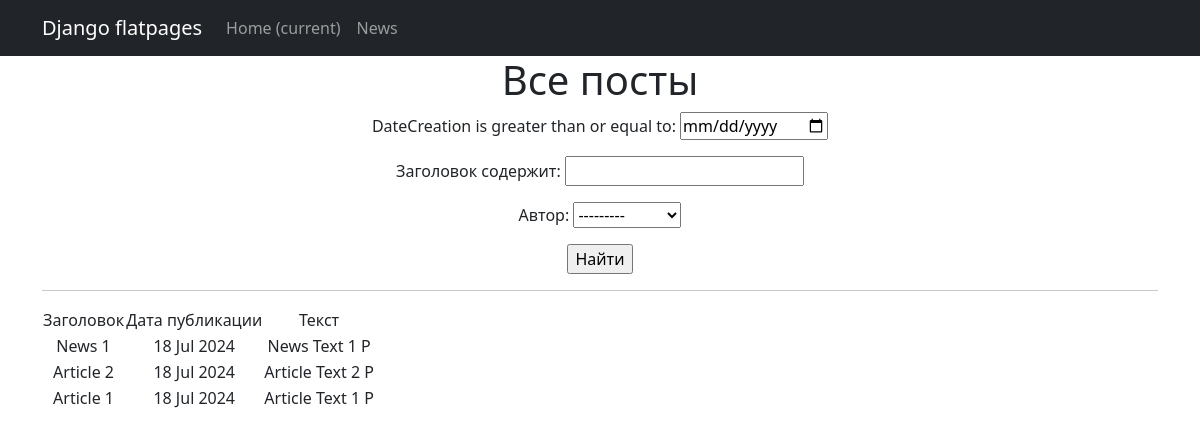
The app's page /news/search/ with its own data.
### news/models.py (models this page shows, shortened)
class Post(models.Model):
    author = models.ForeignKey(Author, on_delete=models.CASCADE)
    NEWS = 'NW'
    ARTICLE = 'AR'
    CATEGORY_CHOICES = (
        (NEWS, 'Новость'),
        (ARTICLE, 'Статья'),
    )
    categoryType = models.CharField(max_length=2, choices=CATEGORY_CHOICES, default=ARTICLE)
    dateCreation = models.DateTimeField(auto_now_add=True)
    postCategory = models.ManyToManyField(Category, through='PostCategory')
    title = models.CharField(max_length=128)
    text = models.TextField()
    rating = models.SmallIntegerField(default=0)

### news/views.py (the view, shortened to what this page needs)
# urls.py: path('search/', PostsSearch.as_view(), name='post_search'),
class PostsSearch(ListView):
    model = Post
    template_name = 'news_search.html'
    queryset = Post.objects.order_by('-dateCreation')
    context_object_name = 'Posts'
    paginate_by = 10
    def get_queryset(self):
        queryset = super().get_queryset()
        self.filterset = PostFilter(self.request.GET, queryset)
        return self.filterset.qs
    def get_context_data(self, **kwargs):
        context = super().get_context_data(**kwargs)
        context['filterset'] = self.filterset
        return context

### news/models.py (called while the page is built)
    def __str__(self):
        return f'{self.authorUser}'

### news/templatetags/custom_filters.py (called while the page is built)
@register.filter()
def censor(value):
   return f'{value} Р'

### templates/news_search.html (shortened to what this page needs)
{% extends 'flatpages/default.html' %}
{% load custom_filters %}
{% block content %}
   <h1>Все посты</h1>
   <form action="" method="get">
       {{ filterset.form.as_p }}
       <input type="submit" value="Найти" />
   </form>
   <hr>
   {% if Posts %}
       <table>
           <tr>
               <td>Заголовок</td>
               <td>Дата публикации</td>
               <td>Текст</td>
           </tr>
           {% for Post in Posts %}
           <tr>
               <td>{{ Post.title }}</td>
               <td>{{ Post.dateCreation|date:'d M Y' }}</td>
               <td>{{ Post.text|truncatechars:20|censor}}</td>
           {% endfor %}
       </table>
   {% else %}
       <h2>Постов нет!</h2>
   {% endif %}
{% endblock content %}

### records on screen
Post: title "News 1", dateCreation "18 Jul 2024", text|censor "News Text 1 Р"
Post: title "Article 2", dateCreation "18 Jul 2024", text|censor "Article Text 2 Р"
Post: title "Article 1", dateCreation "18 Jul 2024", text|censor "Article Text 1 Р"
